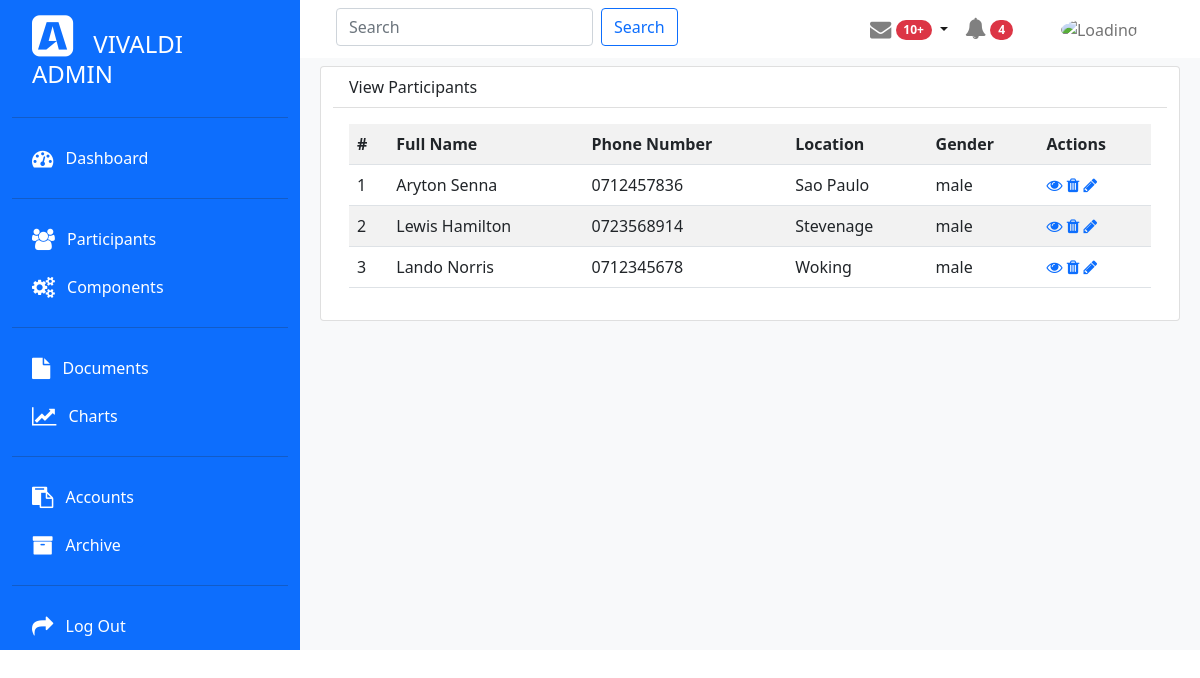
/documents.php (signed in), run on the app's committed database.
### tables this page shows
CREATE TABLE `participant` (
  `id` int(10) NOT NULL,
  `fullName` varchar(255) NOT NULL,
  `emailAddress` varchar(255) NOT NULL,
  `phoneNumber` varchar(20) NOT NULL,
  `location` varchar(255) NOT NULL,
  `dob` date NOT NULL,
  `gender` varchar(10) NOT NULL,
  `photo` varchar(255) NOT NULL,
  `timestamp` timestamp NOT NULL DEFAULT current_timestamp() ON UPDATE current_timestamp()
);

### documents.php (the view, shortened to what this page needs)
<?php
include "./components/header.php";
include "./components/config.php";
?>
<div class="row m-2">
  <div class="card">
    <div class="card-header bg-white">View Participants</div>
    <div class="card-body">
      <?php
      $sql = "SELECT * FROM `participant`";
      $result = mysqli_query($link, $sql);
      if ($result) {
        $data = mysqli_num_rows($result);
        if ($data > 0) {
          echo "<table class='table table-striped'>";
          echo "<tr>";
          echo "<th>#</th>";
          echo "<th>Full Name</th>";
          echo "<th>Phone Number</th>";
          echo "<th>Location</th>";
          echo "<th>Gender</th>";
          echo "<th>Actions</th>";
          echo "</tr>";
          while ($row = mysqli_fetch_array($result)) {
            echo "<tr>";
            echo "<td>" . $row['id'] . "</td>";
            echo "<td>" . $row['fullName'] . "</td>";
            echo "<td>" . $row['phoneNumber'] . "</td>";
            echo "<td>" . $row['location'] . "</td>";
            echo "<td>" . $row['gender'] . "</td>";
            echo
            "<td>
            <a href='view.php?id=" . $row["id"] . "'><i class='fa fa-eye'></i></a>
            <a href='delete.php?id=" . $row["id"] . "'><i class='fa fa-trash'></i></a>
            <a href='update.php?id=" . $row["id"] . "'><i class='fa fa-pencil'></i></a>
            </td>";
            echo "</tr>";
          }
          echo "</table>";
        } else {
          echo "<p>No data was found</p>";
        }
      } else {
        echo "Error executing query $sql" . mysqli_error($link);
      }
      ?>
    </div>
  </div>
</div>

### components/header.php (shortened to what this page needs)
<!DOCTYPE html>
<html lang="en">
<head>
  <link rel="stylesheet" href="bootstrap/css/bootstrap.min.css" />
  <link rel="stylesheet" href="css/dash.css" />
  <link rel="stylesheet" href="https://cdnjs.cloudflare.com/ajax/libs/font-awesome/4.7.0/css/font-awesome.min.css" />
</head>
<body>
  <div class="container-fluid">
    <div class="row">
      <div class="col-sm-3 col-lg-3 bg-primary">
        <ul class="nav flex-column">
          <li class="nav-item spacy">
            <a class="nav-link active" aria-current="page" href="#">
              <i class="fa fa-buysellads text-white fa-3x"></i>
              <span class="text-white h4 m-3">VIVALDI ADMIN</span>
            </a>
          </li>
          <hr />
          <li class="nav-item spacy">
            <a class="nav-link" href="#">
              <i class="fa fa-dashboard text-white fa-lg"></i>
              <span class="text-white m-2">Dashboard</span>
            </a>
          </li>
          <hr />
          <li class="nav-item spacy">
            <a class="nav-link" href="./addparticipant.php">
              <i class="fa fa-users text-white fa-lg"></i>
              <span class="text-white m-2">Participants</span>
            </a>
          </li>
          <li class="nav-item spacy">
            <a class="nav-link" href="#">
              <i class="fa fa-cogs text-white fa-lg"></i>
              <span class="text-white m-2">Components</span>
            </a>
          </li>
          <hr />
          <li class="nav-item spacy">
            <a class="nav-link" href="./documents.php">
              <i class="fa fa-file text-white fa-lg"></i>
              <span class="text-white m-2">Documents</span>
            </a>
          </li>
          <li class="nav-item spacy">
            <a class="nav-link" href="#">
              <i class="fa fa-line-chart text-white fa-lg"></i>
              <span class="text-white m-2">Charts</span>
            </a>
          </li>
          <hr />
          <li class="nav-item spacy">
            <a class="nav-link" href="#">
              <i class="fa fa-clipboard text-white fa-lg"></i>
              <span class="text-white m-2">Accounts</span>
            </a>
          </li>
          <li class="nav-item dropdown spacy">
            <a class="nav-link dropdown-toggle" href="#" id="navbarDarkDropdownMenuLink" role="button" data-bs-toggle="dropdown" aria-expanded="false">
              <i class="fa fa-archive text-white fa-lg"></i>
              <span class="text-white m-2">Archive</span>
            </a>
          </li>
          <hr />
          <li class="nav-item spacy">
            <a class="nav-link" href="./logout.php">
              <i class="fa fa-mail-forward text-white fa-lg"></i>
              <span class="text-white m-2">Log Out</span>
            </a>
          </li>
        </ul>
      </div>
      <div class="col-sm-9 col-lg-9 bg-light">
        <div class="row bg-white">
          <div class="col-sm-7 col-lg-7">
            <nav class="navbar navbar-light">
              <div class="container-fluid">
                <form class="d-flex">
                  <input class="form-control me-2" type="search" placeholder="Search" aria-label="Search" />
                  <button class="btn btn-outline-primary" type="submit">
                    Search
                  </button>
                </form>
              </div>
            </nav>
          </div>
          <div class="col-sm-5 col-lg-5">
            <nav class="navbar navbar-expand-lg navbar-light">
              <div class="container-fluid">
                <div class="collapse navbar-collapse" id="navbarNav">
                  <ul class="navbar-nav">
                    <li class="nav-item">
                      <a class="nav-link active btn dropdown-toggle" aria-current="page" href="#" role="button" data-bs-toggle="dropdown" aria-expanded="false">
                        <i class="fa fa-envelope fa-lg grey"></i>
                        <span class="badge bg-danger rounded-pill">10+</span>
                      </a>
                    </li>
                    <li class="nav-item">
                      <a class="nav-link" href="#">
                        <i class="fa fa-bell fa-lg grey"></i>
                        <span class="badge bg-danger rounded-pill">4</span>
                      </a>
                    </li>
                    <li class="nav-item">
                      <a class="nav-link" href="#">
                      </a>
                    </li>
                    <li class="nav-item">
                      <a class="nav-link" href="#" id="LiveToastBtn">
                        <img class="rounded-circle" src="<?php echo $_SESSION["picture"]; ?>" alt="Loading" width="32" height="32" />
                      </a>
                    </li>
                  </ul>
                </div>
              </div>
            </nav>
          </div>
        </div>

### css/dash.css (style rules this page uses)
.spacy { padding: 4px 4px; }
.grey { color: grey; }

### data on the page
participant: id "1", fullName "Aryton Senna", phoneNumber "0712457836", location "Sao Paulo", gender "male"
participant: id "2", fullName "Lewis Hamilton", phoneNumber "0723568914", location "Stevenage", gender "male"
participant: id "3", fullName "Lando Norris", phoneNumber "0712345678", location "Woking", gender "male"
